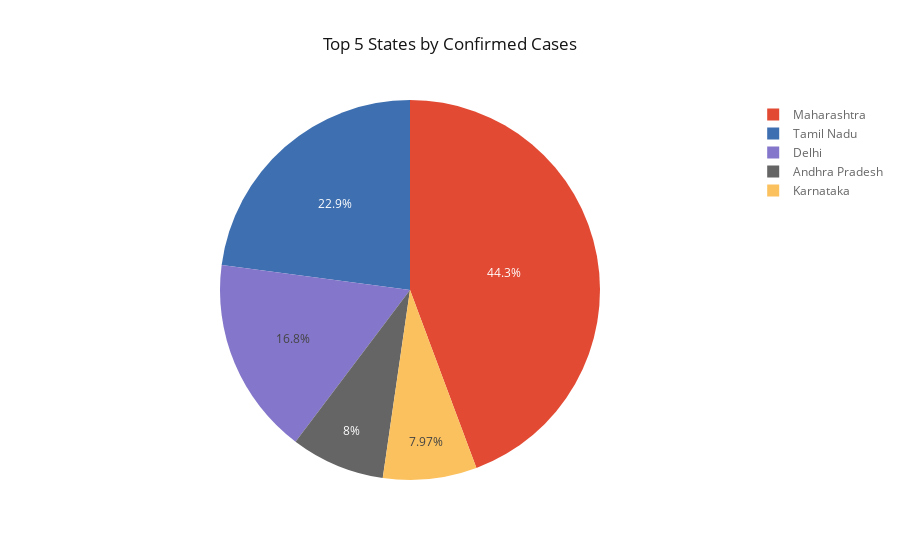

The code cell stored with this chart in its notebook:
### Markdown cell above
# 3 Piechart

### Code cell
df_state_multi = df_covid.groupby('Name of State / UT') ['Total Confirmed cases'].sum()

df_top5_multi = df_state_multi.sort_values(ascending=False).head(5)

# reset index
df_top5_multi = df_top5_multi.reset_index()

# plot pie chart
df_top5_multi.iplot(kind='pie', values='Total Confirmed cases', labels='Name of State / UT',  title='Top 5 States by Confirmed Cases')

### Figure 1 — Plotly figure (JSON) as saved in the notebook; plotly's stock layout.template omitted (floating-point values rounded to 4 significant figures)
{"data": [{"labels": ["Maharashtra", "Tamil Nadu", "Delhi", "Andhra Pradesh", "Karnataka"], "marker": {"colors": ["rgba(226, 74, 51, 1.0)", "rgba(62, 111, 176, 1.0)", "rgba(132, 118, 202, 1.0)", "rgba(101, 101, 101, 1.0)", "rgba(251, 193, 94, 1.0)"]}, "name": "", "type": "pie", "values": [15192247, 7847083, 5766124, 2742054, 2733901]}], "layout": {"autosize": true, "legend": {"bgcolor": "#FFFFFF", "font": {"color": "#666666"}}, "paper_bgcolor": "#FFFFFF", "plot_bgcolor": "#E5E5E5", "title": {"font": {"color": "#151516"}, "text": "Top 5 States by Confirmed Cases"}}}
